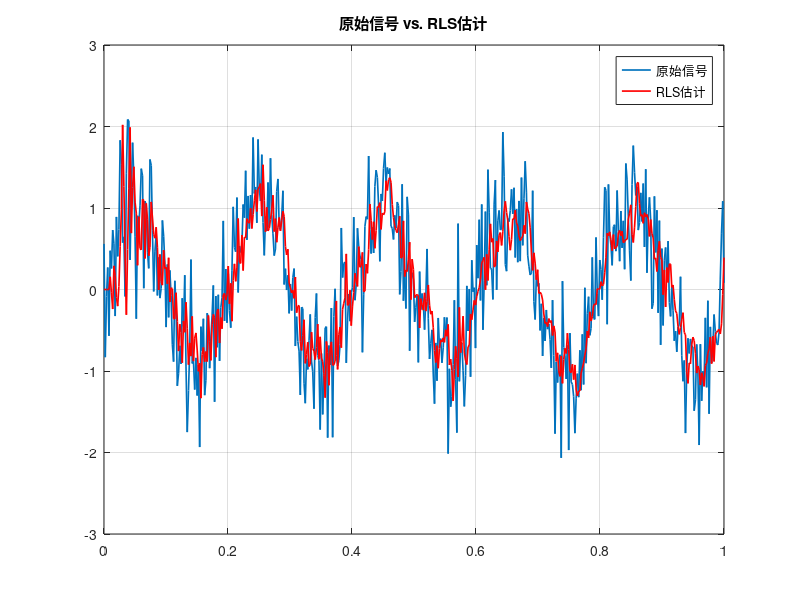
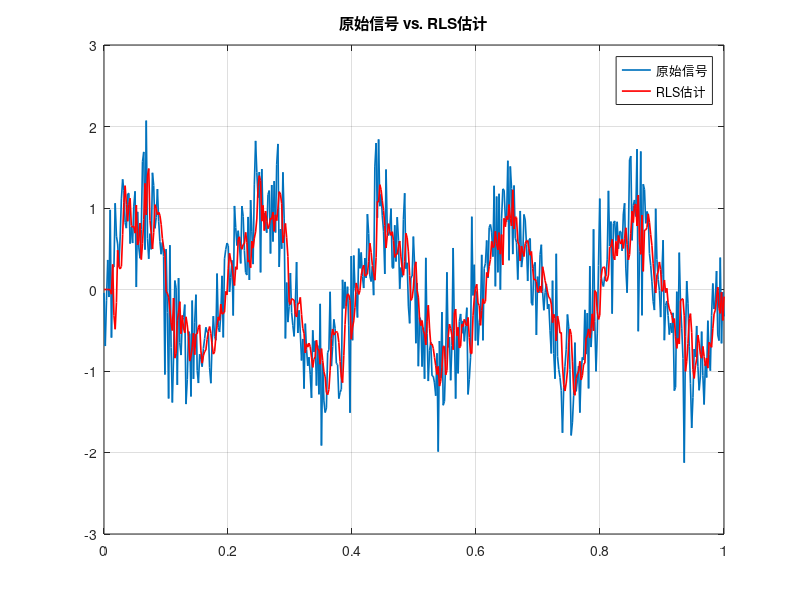

Here is the MATLAB script that generated these plots, in order:
% 递归最小二乘(RLS)滤波器示例

% Step 1: 生成信号

N = 500; % 样本数量
t = linspace(0, 1, N); % 时间向量
freq = 5; % 正弦波频率
sine_wave = sin(2 * pi * freq * t); % 生成正弦波
noise = 0.5 * randn(1, N); % 生成随机噪声
signal = sine_wave + noise; % 得到含噪声的信号

% 定义RLS滤波器

filter_length = 4;
lambda_ = 0.99;
delta_ = 1.0;
weights = zeros(1, filter_length); % 初始化权重矩阵为零
P = delta_ * eye(filter_length); % 初始化误差协方差矩阵为delta倍的单位矩阵

estimated_signal = zeros(1, N);

for i = (filter_length+1):N
    x = signal(i-filter_length:i-1); % 获取当前输入
    d = signal(i); % 获取当前期望输出
    
    % 使用权重计算估计输出
    y = weights * x';
    
    % 更新误差协方差矩阵和权重
    k = (P * x') / (lambda_ + x * P * x');
    P = (P - k * x * P) / lambda_;
    weights = weights + k' * (d - y);
    
    estimated_signal(i) = y;
end

% 可视化结果

figure;
plot(t, signal, 'LineWidth', 1.2); hold on;
plot(t, estimated_signal, 'r', 'LineWidth', 1.2); hold off;
title('原始信号 vs. RLS估计');
legend('原始信号', 'RLS估计');
grid on;

% 递归最小二乘(RLS)滤波器示例

% Step 1: 生成信号

N = 500; % 样本数量
t = linspace(0, 1, N); % 时间向量
freq = 5; % 正弦波频率
sine_wave = sin(2 * pi * freq * t); % 生成正弦波
noise = 0.5 * randn(1, N); % 生成随机噪声
signal = sine_wave + noise; % 得到含噪声的信号

% 定义RLS滤波器

filter_length = 4;
lambda_ = 0.99;
delta_ = 1.0;
weights = zeros(1, filter_length); % 初始化权重矩阵为零
P = delta_ * eye(filter_length); % 初始化误差协方差矩阵为delta倍的单位矩阵

estimated_signal = zeros(1, N);

for i = (filter_length+1):N
    x = signal(i-filter_length:i-1); % 获取当前输入
    d = signal(i); % 获取当前期望输出
    
    % 使用权重计算估计输出
    y = weights * x';
    
    % 更新误差协方差矩阵和权重
    k = (P * x') / (lambda_ + x * P * x');
    P = (P - k * x * P) / lambda_;
    weights = weights + k' * (d - y);
    
    estimated_signal(i) = y;
end

% 可视化结果

figure;
plot(t, signal, 'LineWidth', 1.2); hold on;
plot(t, estimated_signal, 'r', 'LineWidth', 1.2); hold off;
title('原始信号 vs. RLS估计');
legend('原始信号', 'RLS估计');
grid on;

